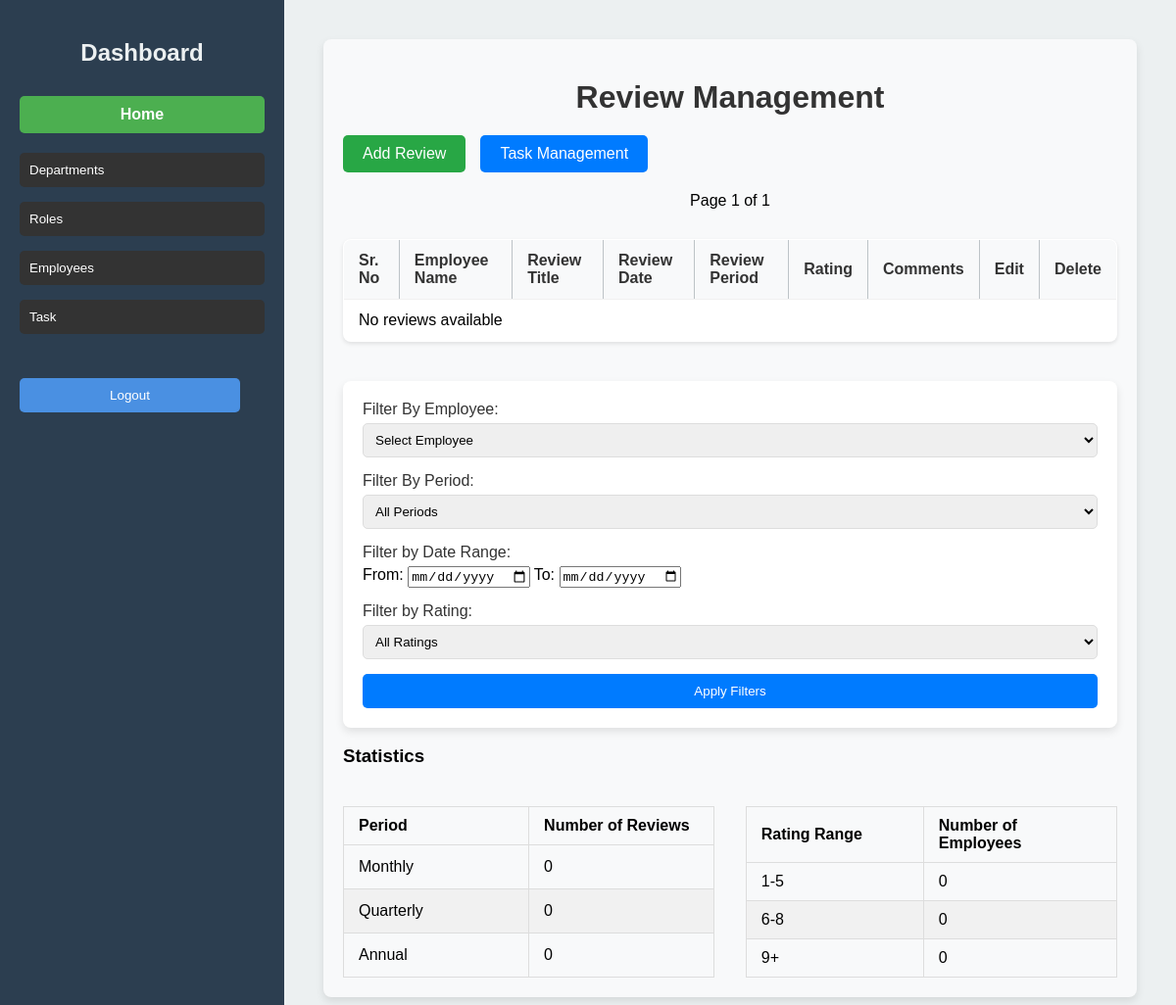
/reviews/ (signed in), run on an earlier commit of the app's database.
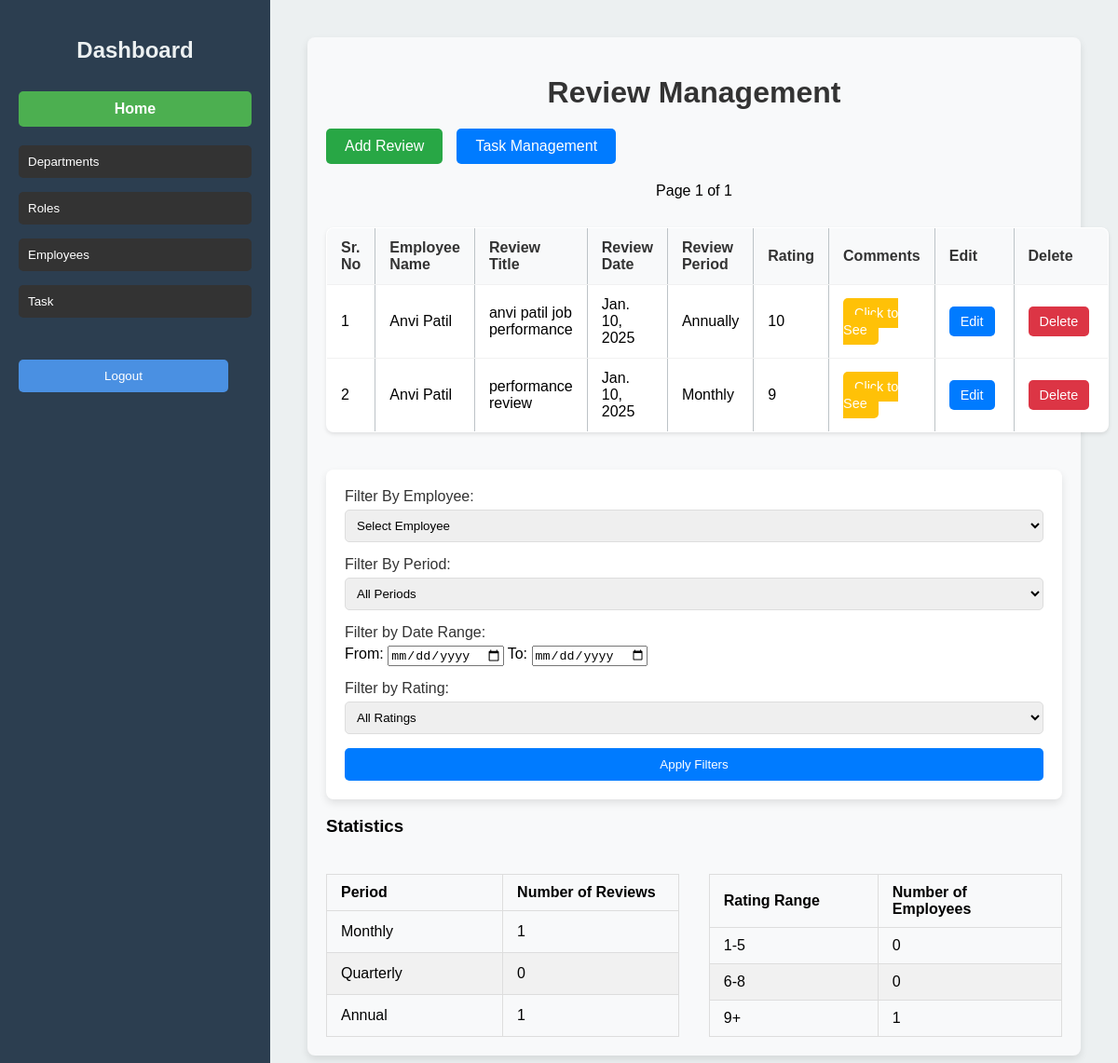
And on a later commit of the database.
### deptapp/models.py (models this page shows, shortened)
class Review(models.Model):
    review_id = models.AutoField(primary_key=True)  # Unique identification of the review
    review_title = models.CharField(max_length=100)  # Title or small details of the review
    review_date = models.DateField()  # Date on which the review is taken
    employee = models.ForeignKey('Users', on_delete=models.CASCADE, related_name='reviews')  # Reference to employee reviewed
    reviewed_by = models.ForeignKey('Users', on_delete=models.CASCADE, related_name='reviews_given')  # Reference to reviewer
    review_period = models.CharField(max_length=100, choices=[('Monthly', 'Monthly'), ('Quarterly', 'Quarterly'), ('Annually', 'Annually')])  # Review period
    rating = models.IntegerField()  # Rating given to employee between 1-10
    comments = models.CharField(max_length=300, blank=True, null=True)  # Extra comments by reviewer
    created_at = models.DateTimeField(auto_now_add=True)  # Timestamp when review was first created
    updated_at = models.DateTimeField(auto_now=True)  # Timestamp when review was last updated

class Users(AbstractBaseUser, PermissionsMixin):
    first_name = models.CharField(max_length=50)
    last_name = models.CharField(max_length=50)
    email = models.EmailField(unique=True)
    mobile = models.CharField(max_length=10)
    role = models.ForeignKey('Roles', on_delete=models.SET_NULL, null=True)
    department = models.ForeignKey('Depart', on_delete=models.SET_NULL, null=True)
    reporting_manager = models.ForeignKey('self', on_delete=models.SET_NULL, null=True, blank=True)
    date_of_joining = models.DateField(auto_now_add=True)
    username = models.CharField(unique=True, max_length=100)
    password = models.CharField(max_length=255)
    created_at = models.DateTimeField(auto_now_add=True)
    updated_at = models.DateTimeField(auto_now=True)
    is_active = models.BooleanField(default=True)
    is_staff = models.BooleanField(default=False)
    objects = UserManager()
    USERNAME_FIELD = 'username'
    REQUIRED_FIELDS = ['email']

### deptapp/views.py (the view, shortened to what this page needs)
# urls.py: path('reviews/', views.view_reviews, name='view_reviews'),
def view_reviews(request):
    if not request.user.is_authenticated:
        return redirect('login')  # Redirect to the login page (adjust URL name as needed)
    user_role = request.user.role.role_name if request.user.role else None
    allowed_roles = ['admin', 'team leader', 'manager','Admin', 'Team Leader', 'Manager','ADMIN', 'TEAM LEADER', 'MANAGER']
    if user_role not in allowed_roles:
        messages.error(request, "You do not have permission to view these reviews.")  # Add error message
        return redirect('/')  # Redirect to the home page with the error message
    department_filter = request.GET.get('department')
    employee_filter = request.GET.get('employee_filter')
    review_period = request.GET.get('review_period')
    start_date = request.GET.get('start_date')
    end_date = request.GET.get('end_date')
    rating_filter = request.GET.get('rating')
    search_employee = request.GET.get('search_employee')
    reviews = Review.objects.all()
    if department_filter:
        reviews = reviews.filter(employee__department__id=department_filter)
    if employee_filter:
        reviews = reviews.filter(employee__id=employee_filter)
    if review_period:
        reviews = reviews.filter(review_period=review_period)
    if start_date and end_date:
        reviews = reviews.filter(review_date__range=[start_date, end_date])
    if search_employee:
        reviews = reviews.filter(
            Q(employee__first_name__icontains=search_employee) |
            Q(employee__last_name__icontains=search_employee)
        )
    paginator = Paginator(reviews, 10)
    page_number = request.GET.get('page')
    reviews_page = paginator.get_page(page_number)
    monthly_count = Review.objects.filter(review_period='Monthly').count()
    quarterly_count = Review.objects.filter(review_period='Quarterly').count()
    annual_count = Review.objects.filter(review_period='Annually').count()
    monthly_employees = Users.objects.filter(reviews__review_period='Monthly').distinct().count()
    quarterly_employees = Users.objects.filter(reviews__review_period='Quarterly').distinct().count()
    annual_employees = Users.objects.filter(reviews__review_period='Annually').distinct().count()
    monthly_range_1_5 = Review.objects.filter(review_period='Monthly', rating__range=(1, 5)).count()
    monthly_range_6_8 = Review.objects.filter(review_period='Monthly', rating__range=(6, 8)).count()
    monthly_range_9_plus = Review.objects.filter(review_period='Monthly', rating__gte=9).count()
    quarterly_range_1_5 = Review.objects.filter(review_period='Quarterly', rating__range=(1, 5)).count()
    quarterly_range_6_8 = Review.objects.filter(review_period='Quarterly', rating__range=(6, 8)).count()
    quarterly_range_9_plus = Review.objects.filter(review_period='Quarterly', rating__gte=9).count()
    annual_range_1_5 = Review.objects.filter(review_period='Annually', rating__range=(1, 5)).count()
    annual_range_6_8 = Review.objects.filter(review_period='Annually', rating__range=(6, 8)).count()
    annual_range_9_plus = Review.objects.filter(review_period='Annually', rating__gte=9).count()
    range_1_5_employees = Review.objects.filter(rating__range=(1, 5)).values('employee').distinct().count()
    range_6_8_employees = Review.objects.filter(rating__range=(6, 8)).values('employee').distinct().count()
    range_9_plus_employees = Review.objects.filter(rating__gte=9).values('employee').distinct().count()
    context = {
        'reviews_page': reviews_page,
        'departments': Depart.objects.all(),
        'employees': Users.objects.all(),
        'monthly_count': monthly_count,
        'quarterly_count': quarterly_count,
        'annual_count': annual_count,
        'monthly_employees': monthly_employees,
        'quarterly_employees': quarterly_employees,
        'annual_employees': annual_employees,
        'monthly_range_1_5': monthly_range_1_5,
        'monthly_range_6_8': monthly_range_6_8,
        'monthly_range_9_plus': monthly_range_9_plus,
        'quarterly_range_1_5': quarterly_range_1_5,
        'quarterly_range_6_8': quarterly_range_6_8,
        'quarterly_range_9_plus': quarterly_range_9_plus,
        'annual_range_1_5': annual_range_1_5,
        'annual_range_6_8': annual_range_6_8,
        'annual_range_9_plus': annual_range_9_plus,
        'range_1_5_employees': range_1_5_employees,
        'range_6_8_employees': range_6_8_employees,
        'range_9_plus_employees': range_9_plus_employees,
    }
    return render(request, 'view_review.html', context)

### templates/view_review.html (shortened to what the changed rows need)
{% extends 'base.html' %}
{% block content %}
<div class="content-container">
    <h1 class="section-title">Review Management</h1>
    <div class="table-container">
        <table class="review-table">
            <thead>
                <tr>
                    <th>Sr. No</th>
                    <th>Employee Name</th>
                    <th>Review Title</th>
                    <th>Review Date</th>
                    <th>Review Period</th>
                    <th>Rating</th>
                    <th>Comments</th>
                    <th>Edit</th>
                    <th>Delete</th>
                </tr>
            </thead>
            <tbody>
                {% for review in reviews_page %}
                    <tr>
                        <td>{{ forloop.counter }}</td>
                        <td>{{ review.employee.first_name }} {{ review.employee.last_name }}</td>
                        <td>{{ review.review_title }}</td>
                        <td>{{ review.review_date }}</td>
                        <td>{{ review.review_period }}</td>
                        <td>{{ review.rating }}</td>
                        <td>
                            <a href="{% url 'see_comments' review.review_id %}" class="see-comments-btn">Click to See</a>
                        </td>
                        <td>
                            <a href="{% url 'edit_review' review.review_id %}" class="edit-btn">Edit</a>
                        </td>
                        <td>
                            <form action="{% url 'delete_review' review.review_id %}" method="post" style="display: inline;">
                                <button type="submit" class="delete-btn" onclick="return confirm('Are you sure you want to delete this review?');">Delete</button>
                            </form>
                        </td>
                    </tr>
                {% empty %}
                    <tr>
                        <td colspan="9">No reviews available</td>
                    </tr>
                {% endfor %}
            </tbody>
        </table>
    </div>
<div class="statistics">
    <div class="statistics-tables-container">
        <table class="statistics-table">
            <thead>
                <tr>
                    <th>Period</th>
                    <th>Number of Reviews</th>
                </tr>
            </thead>
            <tbody>
                <tr>
                    <td>Monthly</td>
                    <td>{{ monthly_count }}</td>
                </tr>
                <tr>
                    <td>Annual</td>
                    <td>{{ annual_count }}</td>
                </tr>
            </tbody>
        </table>
        <table class="statistics-table">
            <thead>
                <tr>
                    <th>Rating Range</th>
                    <th>Number of Employees</th>
                </tr>
            </thead>
            <tbody>
                <tr>
                    <td>9+</td>
                    <td>{{ range_9_plus_employees }}</td>
                </tr>
            </tbody>
        </table>
    </div>
</div>
</div>
{% endblock %}

What changed in the data, as far as the page shows it:
added Review: employee.first_name "Anvi", employee.last_name "Patil", review_title "anvi patil job performance", review_date "Jan. 10, 2025", review_period "Annually", rating "10"
added Review: employee.first_name "Anvi", employee.last_name "Patil", review_title "performance review", review_date "Jan. 10, 2025", review_period "Monthly", rating "9"
Also different on the page:
{{ monthly_count }}: "0" → "1"
{{ annual_count }}: "0" → "1"
{{ range_9_plus_employees }}: "0" → "1"
text no longer shown: "No reviews available"
